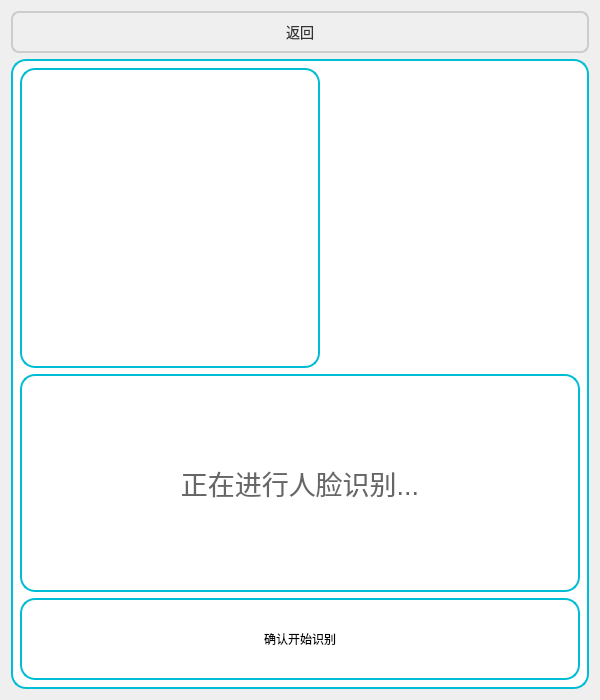
<?xml version="1.0" encoding="UTF-8"?>
<ui version="4.0">
 <class>FaceRecognizeWidget</class>
 <widget class="QWidget" name="FaceRecognizeWidget">
  <property name="geometry">
   <rect>
    <x>0</x>
    <y>0</y>
    <width>600</width>
    <height>700</height>
   </rect>
  </property>
  <property name="windowTitle">
   <string>人脸识别</string>
  </property>
  <layout class="QVBoxLayout" name="verticalLayout">
   <item>
    <widget class="QPushButton" name="backBtn">
     <property name="minimumSize">
      <size>
       <width>60</width>
       <height>40</height>
      </size>
     </property>
     <property name="styleSheet">
      <string notr="true">QPushButton {
    background-color: transparent;
    color: #333;
    border: 2px solid #ccc;
    border-radius: 8px;
    padding: 8px 16px;
    font-size: 14px;
}
QPushButton:hover {
    background-color: #f0f0f0;
    border-color: #aaa;
}</string>
     </property>
     <property name="text">
      <string>返回</string>
     </property>
    </widget>
   </item>
   <item>
    <widget class="QWidget" name="cardWidget" native="true">
     <property name="styleSheet">
      <string notr="true">QWidget {
    background-color: white;
    border-radius: 15px;
    border: 2px solid #00bcd4;
    padding: 30px;
}</string>
     </property>
     <layout class="QVBoxLayout" name="cardLayout">
      <item>
       <widget class="QLabel" name="faceLabel">
        <property name="minimumSize">
         <size>
          <width>300</width>
          <height>300</height>
         </size>
        </property>
        <property name="maximumSize">
         <size>
          <width>300</width>
          <height>300</height>
         </size>
        </property>
        <property name="text">
         <string/>
        </property>
        <property name="alignment">
         <set>Qt::AlignCenter</set>
        </property>
       </widget>
      </item>
      <item>
       <widget class="QLabel" name="statusLabel">
        <property name="text">
         <string>&lt;html&gt;&lt;head/&gt;&lt;body&gt;&lt;p align=&quot;center&quot;&gt;&lt;span style=&quot; font-size:20pt; color:#666;&quot;&gt;正在进行人脸识别...&lt;/span&gt;&lt;/p&gt;&lt;/body&gt;&lt;/html&gt;</string>
        </property>
        <property name="alignment">
         <set>Qt::AlignCenter</set>
        </property>
       </widget>
      </item>
      <item>
       <widget class="QPushButton" name="startBtn">
        <property name="minimumSize">
         <size>
          <width>220</width>
          <height>52</height>
         </size>
        </property>
        <property name="text">
         <string>确认开始识别</string>
        </property>
       </widget>
      </item>
     </layout>
    </widget>
   </item>
  </layout>
 </widget>
 <resources/>
 <connections/>
</ui>
